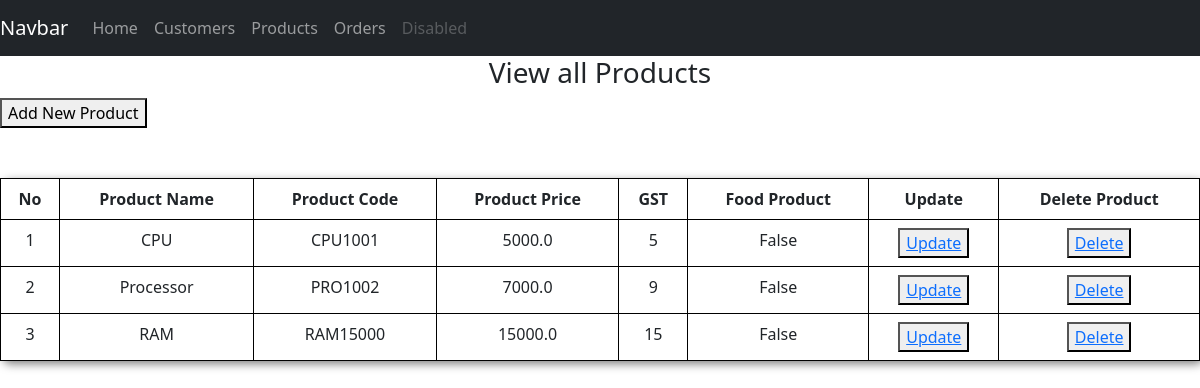
The page /Products/product_viewall/ on the database its author committed.
### Products/models.py (models this page shows, shortened)
class MyProducts(models.Model):
    product_name = models.CharField(max_length=35,null=True)
    product_code = models.CharField(max_length=35,null=True)
    product_price = models.FloatField(default=0)
    product_gst  = models.IntegerField(default=0)
    food_product = models.BooleanField(default=0)

### Products/views.py (the view)
# urls.py: path('product_viewall/', views.ProductViewall , name='productlist'),
def ProductViewall(request):
    allproducts = MyProducts.objects.all()
    datas = {'datas':allproducts}
    return render(request,'Product/2_viewall.html',datas)

### templates/Product/2_viewall.html (shortened to what this page needs)
<!DOCTYPE html>
<html lang="en">
<head>
    <link href="https://cdn.jsdelivr.net/npm/bootstrap@5.3.0-alpha3/dist/css/bootstrap.min.css" rel="stylesheet">
</head>
<body>
    {% include 'Customer/navbar.html' %}
    <h3 style="text-align: center;">View all Products </h3>
    <a href="/Products/product_add/"><button>Add New Product</button></a>
    {% if datas %}
        <table class="table">
            <thead>
                <tr>
                    <th>No</th>
                    <th>Product Name</th>
                    <th>Product Code</th>
                    <th>Product Price</th>
                    <th>GST</th>
                    <th>Food Product</th>
                    <th>Update</th>
                    <th>Delete Product</th>
                </tr>
            </thead>
            <tbody>
                {% for data in datas %}
                    <tr>
                        <td>{{forloop.counter}}</td>
                        <td>{{data.product_name}}</td>
                        <td>{{data.product_code}}</td>
                        <td>{{data.product_price}}</td>
                        <td>{{data.product_gst}}</td>
                        <td>{{data.food_product}}</td>
                        <td><button><a href="/Products/product_update/{{data.id}}/">Update</a></button></td>
                        <td><button><a href="/Products/product_delete/{{data.id}}/"  onclick="return confirmDelete()">Delete</a></button></td>
                    </tr>
                {% endfor %}
            </tbody>
        </table>
    {% else %}
        <h3>No Products Stored</h3>
    {% endif %}
</body>
</html>

### templates/Product/2_viewall.html (style rules this page uses)
.table { background-color: bisque; text-align: center; border-radius: 7px; box-shadow: 3px 3px 10px rgba(0, 0, 0, 0.5); border-collapse: collapse; width: 100%; margin-top:50px; }
.table th, .table td { border: 1px solid black; padding: 8px; }
.table th { background-color: #f2b179; }
.table tr:nth-child(even) { background-color: #f9f9f9; }

### rows shown on the page
MyProducts: product_name "CPU", product_code "CPU1001", product_price "5000.0", product_gst "5", food_product "False"
MyProducts: product_name "Processor", product_code "PRO1002", product_price "7000.0", product_gst "9", food_product "False"
MyProducts: product_name "RAM", product_code "RAM15000", product_price "15000.0", product_gst "15", food_product "False"
